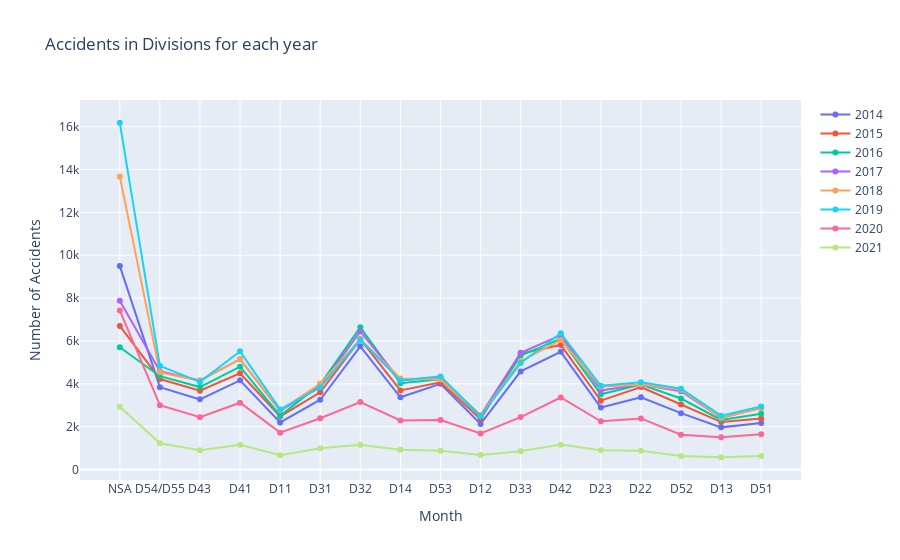

Source (notebook cell):
### Code cell
layout = go.Layout(
     title = 'Accidents in Divisions for each year', # Graph title
    xaxis = dict(title = 'Month'), # x-axis label
    yaxis = dict(title = 'Number of Accidents'), # y-axis label
)
fig4 = go.Figure(data= division_graph_data,layout = layout)
iplot(fig4)
pyo.plot(fig4,"divisions.html")

### Figure 1 — Plotly figure (JSON) as saved in the notebook; plotly's stock layout.template omitted (floating-point values rounded to 4 significant figures)
{"data": [{"mode": "lines+markers", "name": "2014", "type": "scatter", "x": ["NSA", "D54/D55", "D43", "D41", "D11", "D31", "D32", "D14", "D53", "D12", "D33", "D42", "D23", "D22", "D52", "D13", "D51"], "y": [9503, 3843, 3274, 4161, 2198, 3256, 5748, 3369, 3999, 2127, 4579, 5491, 2891, 3369, 2629, 1966, 2175]}, {"mode": "lines+markers", "name": "2015", "type": "scatter", "x": ["NSA", "D54/D55", "D43", "D41", "D11", "D31", "D32", "D14", "D53", "D12", "D33", "D42", "D23", "D22", "D52", "D13", "D51"], "y": [6703, 4221, 3676, 4491, 2474, 3604, 6088, 3688, 4068, 2343, 5410, 5814, 3213, 3848, 3033, 2213, 2381]}, {"mode": "lines+markers", "name": "2016", "type": "scatter", "x": ["NSA", "D54/D55", "D43", "D41", "D11", "D31", "D32", "D14", "D53", "D12", "D33", "D42", "D23", "D22", "D52", "D13", "D51"], "y": [5707, 4355, 3847, 4797, 2508, 3976, 6645, 4028, 4212, 2470, 5317, 6101, 3509, 3967, 3312, 2310, 2606]}, {"mode": "lines+markers", "name": "2017", "type": "scatter", "x": ["NSA", "D54/D55", "D43", "D41", "D11", "D31", "D32", "D14", "D53", "D12", "D33", "D42", "D23", "D22", "D52", "D13", "D51"], "y": [7876, 4589, 4152, 5148, 2737, 3891, 6445, 4161, 4303, 2526, 5447, 6270, 3688, 3971, 3654, 2407, 2890]}, {"mode": "lines+markers", "name": "2018", "type": "scatter", "x": ["NSA", "D54/D55", "D43", "D41", "D11", "D31", "D32", "D14", "D53", "D12", "D33", "D42", "D23", "D22", "D52", "D13", "D51"], "y": [13672, 4536, 4140, 5152, 2760, 3999, 6087, 4250, 4195, 2535, 5048, 6045, 3865, 3969, 3725, 2410, 2859]}, {"mode": "lines+markers", "name": "2019", "type": "scatter", "x": ["NSA", "D54/D55", "D43", "D41", "D11", "D31", "D32", "D14", "D53", "D12", "D33", "D42", "D23", "D22", "D52", "D13", "D51"], "y": [16185, 4838, 4088, 5515, 2803, 3826, 6053, 4150, 4346, 2489, 4976, 6356, 3907, 4067, 3771, 2513, 2940]}, {"mode": "lines+markers", "name": "2020", "type": "scatter", "x": ["NSA", "D54/D55", "D43", "D41", "D11", "D31", "D32", "D14", "D53", "D12", "D33", "D42", "D23", "D22", "D52", "D13", "D51"], "y": [7426, 3002, 2439, 3117, 1720, 2389, 3147, 2291, 2309, 1681, 2447, 3360, 2247, 2384, 1620, 1501, 1640]}, {"mode": "lines+markers", "name": "2021", "type": "scatter", "x": ["NSA", "D54/D55", "D43", "D41", "D11", "D31", "D32", "D14", "D53", "D12", "D33", "D42", "D23", "D22", "D52", "D13", "D51"], "y": [2925, 1226, 895, 1149, 661, 991, 1154, 920, 874, 680, 846, 1160, 896, 874, 626, 571, 632]}], "layout": {"title": {"text": "Accidents in Divisions for each year"}, "xaxis": {"title": {"text": "Month"}}, "yaxis": {"title": {"text": "Number of Accidents"}}}}
